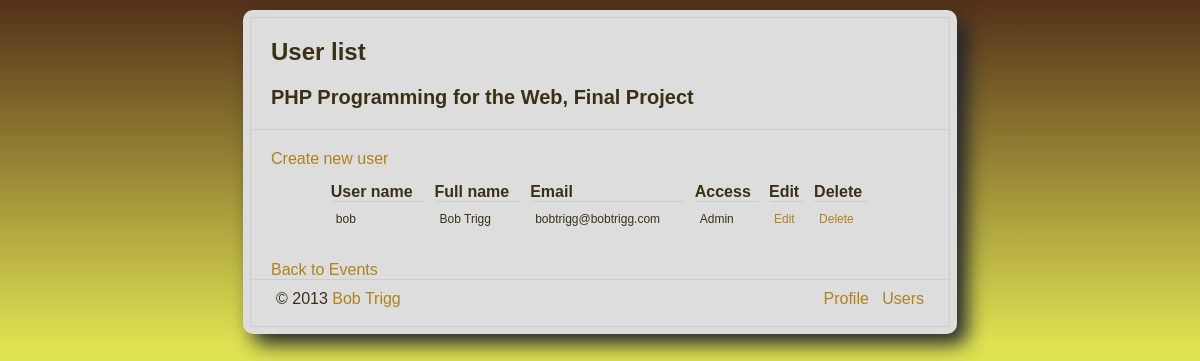
The app's page /list_users.php (signed in) with its own data.
### tables this page shows
CREATE TABLE IF NOT EXISTS `users` (
  `user_id` smallint(5) unsigned NOT NULL AUTO_INCREMENT,
  `username` varchar(20) NOT NULL,
  `first_name` varchar(30) NOT NULL,
  `last_name` varchar(40) NOT NULL,
  `email` varchar(60) NOT NULL,
  `passwd` char(40) NOT NULL,
  `access_level` tinyint(4) NOT NULL DEFAULT '1',
  PRIMARY KEY (`user_id`),
  UNIQUE KEY `username` (`username`)
);

### includes/set_page_vars.inc.php (called while the page is built)
<?php
if ($total_num_rows > ROWS_PER_PAGE) {
	$start_rec = (($page_num - 1) * ROWS_PER_PAGE);
	$num_page_rows = min(($total_num_rows - $start_rec), ROWS_PER_PAGE);
} else {
	$start_rec = 0;
	$num_page_rows = $total_num_rows;
}
?>

### includes/db_functions.inc.php (called while the page is built, shortened)
<?php
function return_resource($dbc, $query_string) {
	$user_resource = mysqli_query($dbc, $query_string);
	if ($user_resource) {
		return mysqli_fetch_array($user_resource);
	} else {
		return false;
	}
}
function get_num_rows($dbc, $table_name, $where_clause=NULL) {
		$query_string = "SELECT count(*) " .
						" FROM $table_name ";
		$return_array = return_resource($dbc, $query_string);
		return $return_array[0];
	}
function get_list($dbc, $table_name, $start_rec = 1, $num_rows = ROWS_PER_PAGE, $sort_field = NULL, $join_clause = NULL, $where_clause=NULL) {
		$query_string = "SELECT * FROM $table_name ";
		if (!is_null($sort_field)) {
			$query_string .= " ORDER BY $sort_field ";
		}
		$query_string .= " LIMIT $start_rec, $num_rows ";
		return mysqli_query($dbc, $query_string);
	}
?>

### classes/user.class.php (called while the page is built, shortened)
<?php
class User extends Table {
	public static function text_value($access_level) {
		switch ($access_level) {
			case 1:
				return "Admin";
				break;
		}
	}
}
?>

### list_users.php (the view, shortened to what this page needs)
<?php
require_once('includes/db_functions.inc.php');
include('includes/header.inc.php');
if (isset($_GET['page_num'])) {
	$page_num = $_GET['page_num'];
} else {
	$page_num = 1;
}
include_once('classes/user.class.php');
$total_num_rows = get_num_rows($dbc, 'users');
require_once('includes/set_page_vars.inc.php');
$row_resource = get_list($dbc, 'users', $start_rec, $num_page_rows, 'username');
?>
<p><a href="create_user.php">Create new user</a></p>
<table id="datatable" width="80%" cellspacing="10" cellpadding="0" border="0">
  <tr>
    <th>User name</th>
	<th>Full name</th>
	<th>Email</th>
	<th>Access</th>
	<th>Edit</th>
	<th>Delete</th>
  </tr>
<?php
	while ($user = mysqli_fetch_array($row_resource)) {
	echo "  <tr>\n";
	echo "    <td>" . $user['username'] . "</td>\n";
	echo "    <td>" . $user['first_name'] . " " . $user['last_name'] . "</td>\n";
	echo "    <td>" . $user['email'] . "</td>\n";
	echo "    <td>" . User::text_value($user['access_level']) . "</td>\n";
	echo "    <td><a href=\"edit_user.php?id=" . $user['user_id'] . "\">Edit</a></td>\n";
	echo "    <td><a href=\"delete_user.php?id=" . $user['user_id'] . "\">Delete</a></td>\n";
	echo "  </tr>\n\n";
}
?>
</table>
<p><a href="list_events.php">Back to Events</a></p>
<?php
include('includes/footer.inc.php');
?>

### css/style.css (style rules this page uses)
* { border:0; margin:0; padding:0; }
a { color:#B0811C; text-decoration:none; }
body { color:#3c3014; background: #F5F0BC url(../images/BlueSwirls.gif); font-family: Calibri, Verdana, Arial, sans-serif; font-size: 100%; }
#content p { padding:20px 20px 0 20px; }
#datatable { margin: 5px auto; }
#datatable th { text-align: left; font-weight: bold; border-bottom: 1px solid #ccc; }
#datatable td { font-size: 75%; padding: 0 5px; }

### css/form.css (style rules this page uses)
body { background: #dfe252; background: -webkit-linear-gradient(#543019,#dfe252) no-repeat, #dfe252; background: -moz-linear-gradient(#543019,#dfe252) no-repeat, #dfe252; background: -ms-linear-gradient(#543019,#dfe252) no-repeat, #dfe252; background: -o-linear-gradient(#543019,#dfe252) no-repeat, #dfe252; background: linear-gradient(#543019,#dfe252) no-repeat, #dfe252; filter: progid:DXImageTransform.Microsoft.gradient( startColorstr='#543019',endColorstr='#dfe252',GradientType=0 ); }

### records on screen
users: username "bob", first_name "Bob", last_name "Trigg", email "bobtrigg@bobtrigg.com", access_level "Admin"

### other values on screen
$header_title "User list"
$header_subtitle "PHP Programming for the Web, Final Project"
